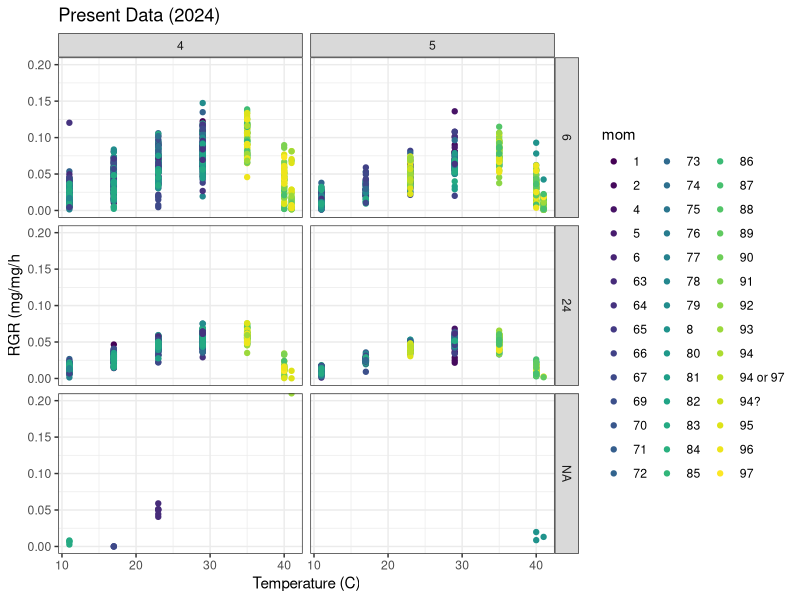
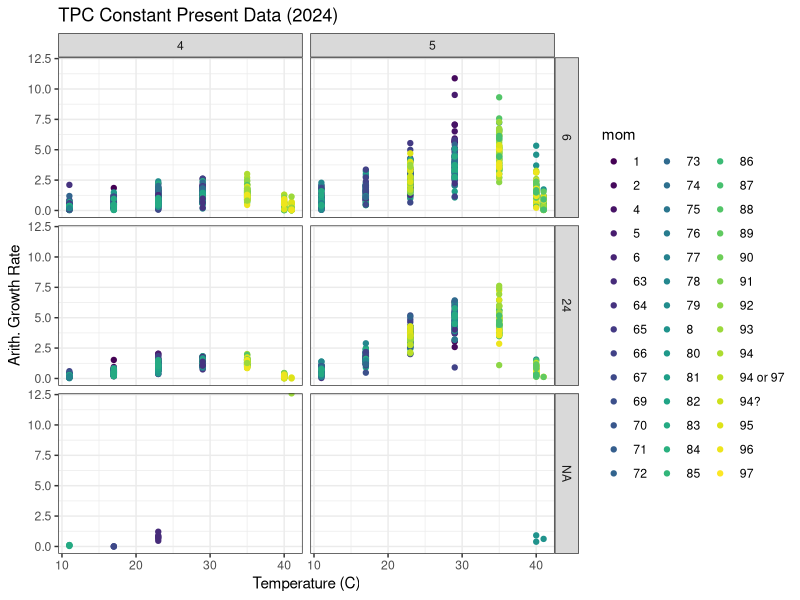
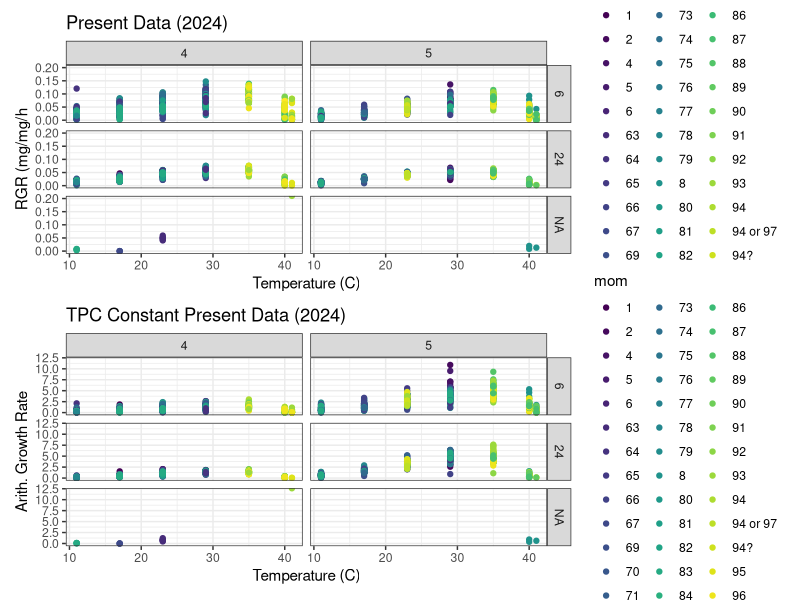

The R source for these figures, in order: (Note: this script raises an error after producing the figures.)
# Taylor M. Hatcher 
# This script visualizes the constant TPC data from Joel Kingsolver in 1999 and recent constant TPC data 
#
# Load required libraries 
library(ggplot2)
library(data.table)
library(dplyr)
library(patchwork)
library(reshape2)
library(viridis)
library(tidyverse)
library(lubridate)

# set working directory to github repository
setwd("~/Desktop/Repos/WARP2024/Data")

tpcvis <- read.csv("PastPresentFilteredConstantTpc2024.csv")

# Filter out current data set
tpcvis_current <- tpcvis %>%
  filter(time.per == "current")

# Plot rgrlog growth rate for 2024 constant tpc data set
current_plot_log <- ggplot(tpcvis_current, aes( x = temp, y = rgrlog, color = mom)) +
  geom_point() +
  #geom_line(aes(group = mom), alpha = 0.7) +
  facet_grid(durbin ~ instar) +
  theme_bw() +
  xlab("Temperature (C)") +
  ylab("RGR (mg/mg/h") +
  ggtitle("Present Data (2024)") +
  ylim(0, 0.20) +
  scale_color_viridis(discrete = TRUE)
  print(current_plot_log)
  
# Plot rgrarith growth rate for 2024 constant tpc data set
current_plot_arith <- ggplot(tpcvis_current, aes( x = temp, y = rgrarith, color = mom)) +
  geom_point() +
  #geom_line(aes(group = mom), alpha = 0.7) +
  facet_grid(durbin ~ instar) +
  theme_bw() +
  xlab("Temperature (C)") +
  ylab("Arith. Growth Rate") +
  ggtitle("TPC Constant Present Data (2024)") +
  ylim(0, 12.00) +
  scale_color_viridis(discrete = TRUE) 
  print(current_plot_arith)

# Combined plots comparing log scale vs arith scale for current data
  combined_current_scale_comparison_plot <- current_plot_log + current_plot_arith + plot_layout(ncol = 1)
  print(combined_current_scale_comparison_plot)  
  
# Filter out past/historic data set
  tpcvis_past <- tpcvis %>%
    filter(time.per == "past")
  
# Plot rgrlog growth rate for 1999 constant tpc data set
    historic_plot_log <- ggplot(tpcvis_past, aes( x = temp, y = rgrlog, color = mom)) +
    geom_point() +
    #geom_line(aes(group = mom), alpha = 0.7) +
    facet_grid(durbin ~ instar) +
    theme_bw() +
    xlab("Temperature (°C)") +
    ylab("RGR (mg/mg/h") +
    ggtitle("Log Scale Historic Data (1999)") +
    ylim(0, 0.20) +
    scale_color_viridis(discrete = TRUE)
  print(historic_plot_log)

# Plot rgrarith growth rate for 1999 constant tpc data set 
  historic_plot_arith <- ggplot(tpcvis_past, aes( x = temp, y = rgrarith, color = mom)) +
    geom_point() +
    #geom_line(aes(group = mom), alpha = 0.7) +
    facet_grid(durbin ~ instar) +
    theme_bw() +
    xlab("Temperature (°C)") +
    ylab("Arith RGR (mg/mg/h)") +
    ggtitle("Arith Scale Historic Data (1999)") +
    ylim(0, 12.00) +
    scale_color_viridis(discrete = TRUE)
    print(historic_plot_arith)
    
# Combine both scale plots for historic 1999 data set    
combined_historic_scale_comparison_plot <- historic_plot_log + historic_plot_arith + plot_layout(ncol = 1)
    print(combined_historic_scale_comparison_plot)  

# Plot both historic and current log scales  
  tpc.logplot <- ggplot(tpcvis, aes(x=temp, y=rgrlog, color=time.per)) +
      geom_point(alpha=0.5) +
      #geom_line(aes(group = mom, color = time.per), alpha = 0.7) + # lineage lines
      facet_grid(durbin ~ instar) +
      theme_bw() +
      xlab("Temperature (C)") +
      ylab("RGR (mg/mg/h)") +
      ggtitle("2024 vs. 1999 Constant TPC Log Scale RGR") +
      ylim(-0.02, 0.12)+
      scale_color_manual(values = c("current" = "#EE6A50", "past" = "#7AC5CD"))
    print(tpc.logplot)
    #setwd('/Volumes/GoogleDrive/Shared drives/TrEnCh/Projects/WARP/Analyses/figures/')
    pdf("2024ConstantTPCComparison")
    dev.off()

# Plot both historic and current arithmetic scales
    tpc.arithplot <- ggplot(tpcvis, aes(x=temp, y=rgrarith, color=time.per)) +
      geom_point(alpha=0.5) +
     # geom_line(aes(group = mom, color = time.per), alpha = 0.7) + # lineage lines
      facet_grid(durbin ~ instar) +
      theme_bw() +
      xlab("Temperature (C)") +
      ylab("RGR (mg/mg/h)") +
      ggtitle("2024 vs. 1999 Constant TPC Arithmetic Scale RGR") +
      ylim(-0.02, 11.0)+
      scale_color_manual(values = c("current" = "#EE6A50", "past" = "#7AC5CD"))
    print(tpc.arithplot)
    #setwd('/Volumes/GoogleDrive/Shared drives/TrEnCh/Projects/WARP/Analyses/figures/')
    pdf("2024ConstantTPCComparison")
    dev.off()
  
    
    
# Aggregate mean values with standard error calculation for logarithmic scale
    tpc.agglog <- tpcvis %>%
     group_by(temp, time.per, durbin, instar) %>% # need to actually calculate the precise durations and not just a flat 6 hr and 24 hr durations for the present data set
    dplyr::summarise(
     mean = mean(rgrlog, na.rm = TRUE),
     se = sd(rgrlog, na.rm = TRUE) / sqrt(n())
     )
    
# plotting family means w duration
# plotting family means with error bars
  tpc.plotlog <- ggplot(tpc.agglog[tpc.agglog$durbin %in% c(6, 24), ],aes(x = temp, y = mean, color = time.per, group = time.per)) +
  geom_point(alpha = 0.7, size = 2) + # Points for mean values
  geom_errorbar(aes(ymin = mean - se, ymax = mean +se), width = 0.3, alpha = 0.6) + # Error bars
  facet_grid(durbin ~ instar) + #Facets for duration and instar
  theme_bw() +
  xlab("Temperature(°C)") +
  ylab("RGR (mg/mg/hr)") +
  ggtitle("Past vs. Present Constant TPC Logarithmic Scale") +
  ylim(-0.10, 0.14) +
  scale_color_manual(values = c("current" = "#EE6A50", "past" = "#7AC5CD"))
  tpcvis$time.per <- factor(tpcvis$time.per, levels = c("past", "current")) 
  print(tpc.plotlog)
    
  
# Aggregate mean values with standard error calculation for arithmetic scale 
  tpc.aggarith <- tpcvis%>%
    group_by(temp, time.per, durbin, instar) %>% # need to actually calculate the precise durations and not just a flat 6 hr and 24 hr durations for the present data set
    dplyr::summarise(
      mean = mean(rgrarith, na.rm = TRUE),
      se = sd(rgrarith, na.rm = TRUE) / sqrt(n())
    )
  
# plotting family means with error bars
  tpc.plot.arith <- ggplot(tpc.aggarith[tpc.aggarith$durbin %in% c(6, 24), ],aes(x = temp, y = mean, color = time.per, group = time.per)) +
    geom_point(alpha = 0.7, size = 2) + # Points for mean values
    geom_errorbar(aes(ymin = mean - se, ymax = mean +se), width = 0.3, alpha = 0.6) + # Error bars
    facet_grid(durbin ~ instar) + #Facets for duration and instar
    theme_bw() +
    xlab("Temperature(°C)") +
    ylab("RGR (mg/mg/hr)") +
    ggtitle("Past vs. Present Constant TPC Arithmetic Scale") +
    ylim(-0.10, 6.00) +
    scale_color_manual(values = c("current" = "#EE6A50", "past" = "#7AC5CD"))
  tpcvis$time.per <- factor(tpcvis$time.per, levels = c("past", "current")) 
  print(tpc.plot.arith)  
  
  
#plot family mean values 
tpc.agg.f <- tpcvis %>%
  group_by(mom, temp, durbin, time.per, instar) %>%
  dplyr::summarise(rgrlog, na.rm=TRUE)

tpc.plot.agg.f <- ggplot(tpc.agg.f[tpc.agg.f$durbin %in% c(6,24), ], aes(x = temp, y = rgrlog, color = mom, group = time.per)) +
  geom_point(alpha = 0.7, size = 2) + # Points for mean values
  facet_grid(durbin ~ instar) + #Facets for duration and instar
  theme_bw() +
  xlab("Temperature(°C)") +
  ylab("RGR (mg/mg/hr)") +
  ggtitle("Past vs. Present Constant TPC Family Mean Log Scale") +
  ylim(-0.10, 0.2)
print(tpc.plot.agg.f) 


  

   